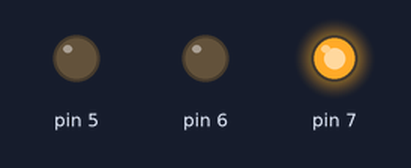
Recording of a sketch running on a simulated Arduino Uno, built with avr-gcc and run on an emulated ATmega328P. Shown: output pins drawn as LEDs (lit = HIGH).

Above: at 0.5 s.
At 1.5 s:
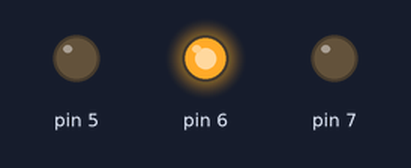
At 5.5 s:
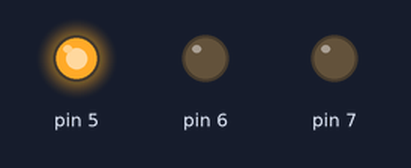
Timing chart, 0 to 6.9 s (numbered marks = the images above):
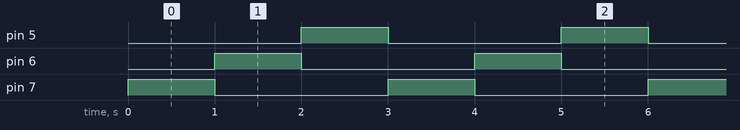

The sketch:

traffic_light.ino
```cpp
void setup() {
  // put your setup code here, to run once:

pinMode(7,OUTPUT);
pinMode(6,OUTPUT);
pinMode(5,OUTPUT);

}

void loop() {
  // put your main code here, to run repeatedly:
  digitalWrite(7,1);   //red
  digitalWrite(6,0);
  digitalWrite(5,0);

delay(1000);

digitalWrite(7,0);  //yellow
  digitalWrite(6,1);
  digitalWrite(5,0);

delay(1000);

digitalWrite(7,0); //green or blue
  digitalWrite(6,0);
  digitalWrite(5,1);

delay(1000);
}
```

Measured:
- by itself, pin 5–7: alternates HIGH for 1.0 s and LOW for 2.0 s
- by itself, everything shown: repeats every 3.0 s, in 3 steps
